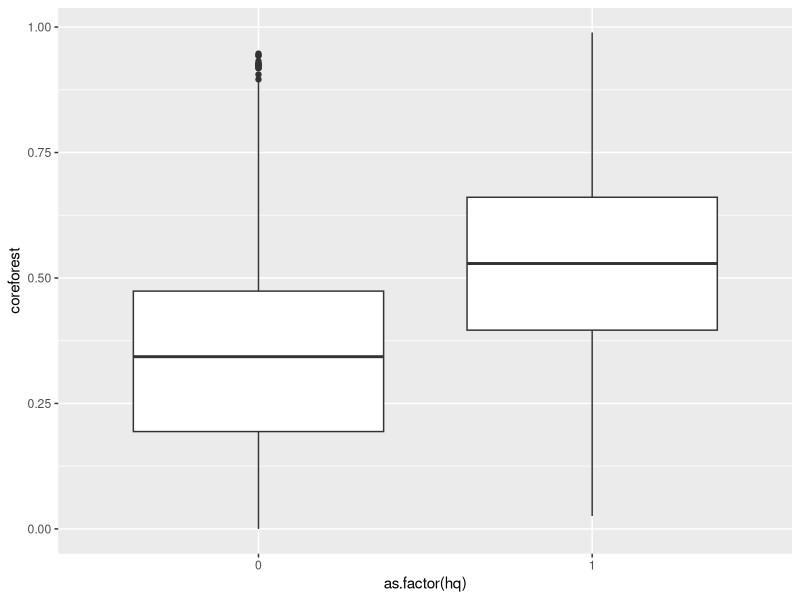
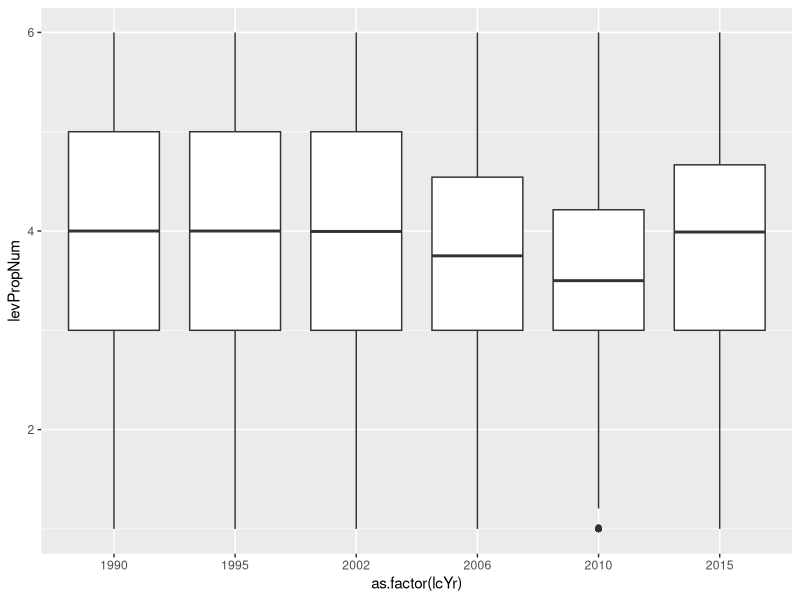
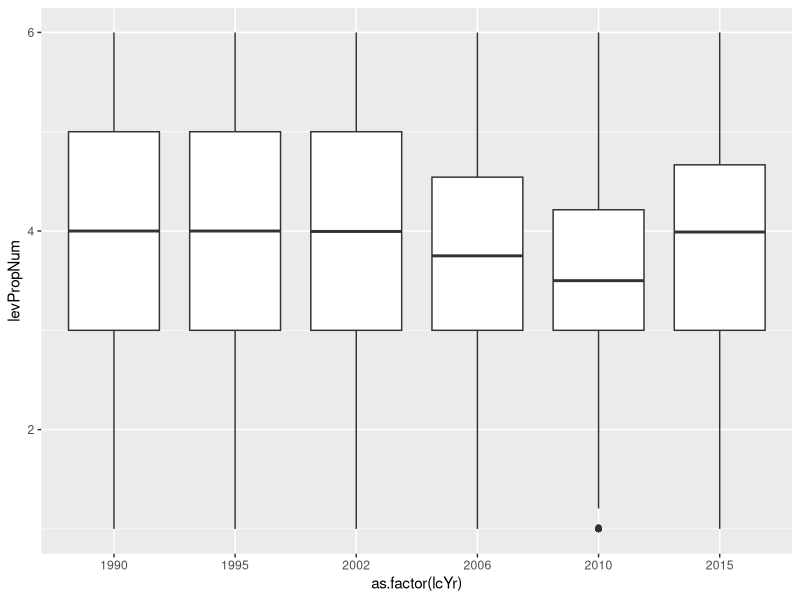
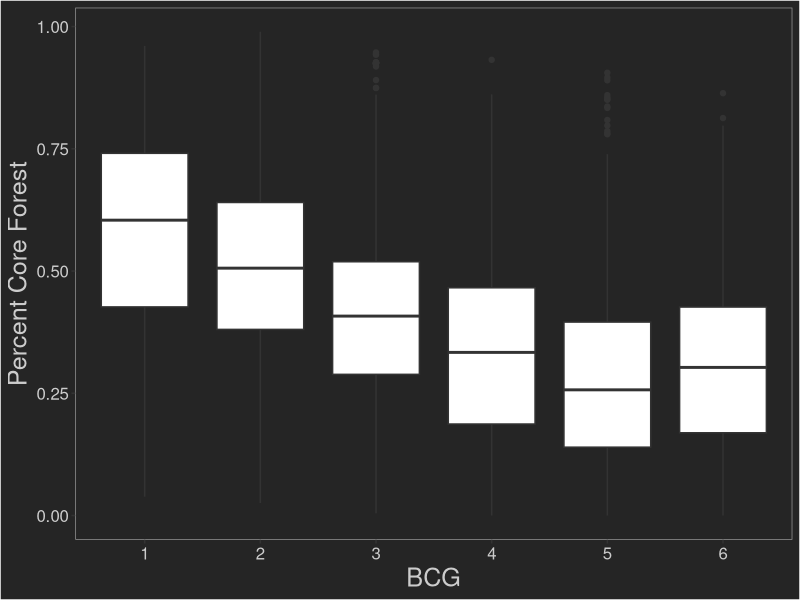

These charts were generated, in order, by the following R code:
library(ggplot2)

bcg_lc <- read.csv("analysis/data/raw/bcg_lc_042922.csv",header = TRUE)

ggplot(bcg_lc, aes(as.factor(hq),coreforest)) +
  geom_boxplot()

ggplot(bcg_lc, aes(as.factor(lcYr),levPropNum)) +
  geom_boxplot()

kruskal.test(sum_strdrf_pct ~ hq, data = bcg_lc)

cor(bcg_lc[complete.cases(bcg_lc),13:24], method = "kendall")

cor(bcg_lc[complete.cases(bcg_lc),13:24],
    bcg_lc[complete.cases(bcg_lc),9], method = "kendall")

ggplot(bcg_lc, aes(as.factor(lcYr),levPropNum)) +
  geom_boxplot()

ggplot(bcg_lc, aes(as.factor(lev1Name), coreforest)) +
  geom_boxplot()+
  # scale_y_log10()+
  xlab('BCG') +
  ylab('Percent Core Forest') +
  theme(panel.background = element_rect(fill = '#252525', colour = '#969696'),
        plot.background = element_rect(fill = '#252525'),
        panel.grid = element_blank(),
        axis.text = element_text(colour = '#cccccc',size=rel(1.1)),
        axis.title = element_text(color = '#cccccc',size=rel(1.1)),
        title = element_text(color = '#cccccc',size=rel(1.5)),
        legend.position = 'none')